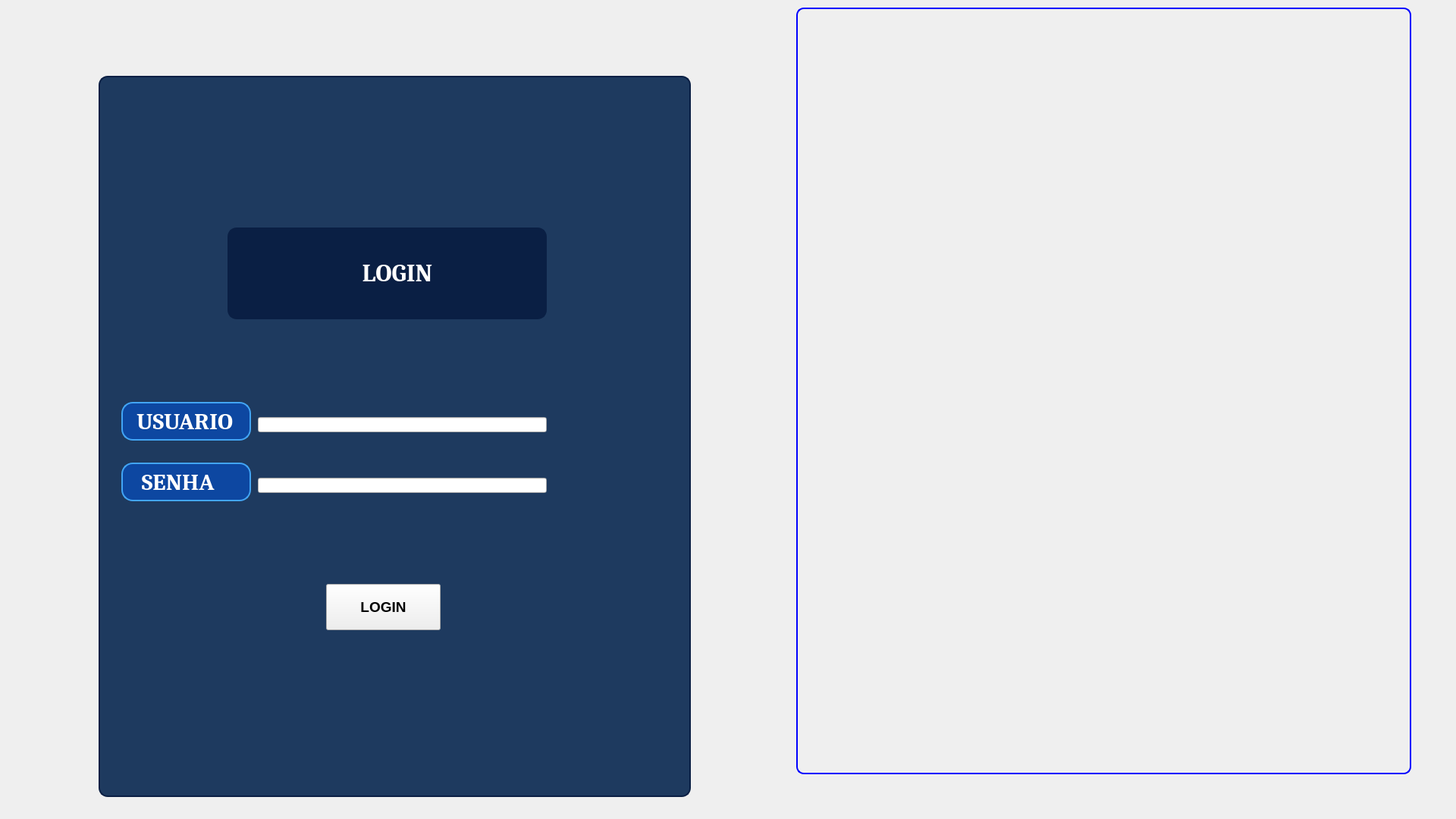
<?xml version="1.0" encoding="UTF-8"?>
<ui version="4.0">
 <class>Login</class>
 <widget class="QWidget" name="Login">
  <property name="geometry">
   <rect>
    <x>0</x>
    <y>0</y>
    <width>1920</width>
    <height>1080</height>
   </rect>
  </property>
  <property name="windowTitle">
   <string>WizardPage</string>
  </property>
  <widget class="QFrame" name="LOGIN">
   <property name="geometry">
    <rect>
     <x>130</x>
     <y>100</y>
     <width>781</width>
     <height>951</height>
    </rect>
   </property>
   <property name="font">
    <font>
     <underline>false</underline>
    </font>
   </property>
   <property name="styleSheet">
    <string notr="true">QFrame {
    background-color: #1E3A5F;  /* azul escuro corporativo */
    color: white;               /* texto branco */
    border: 2px solid #0A1F44;  /* borda mais escura */
    border-radius: 12px;        /* bordas arredondadas */
    padding: 8px;
}</string>
   </property>
   <property name="frameShape">
    <enum>QFrame::StyledPanel</enum>
   </property>
   <property name="frameShadow">
    <enum>QFrame::Raised</enum>
   </property>
   <widget class="QLabel" name="label">
    <property name="geometry">
     <rect>
      <x>170</x>
      <y>200</y>
      <width>421</width>
      <height>121</height>
     </rect>
    </property>
    <property name="font">
     <font>
      <family>Cambria</family>
      <pointsize>25</pointsize>
      <weight>75</weight>
      <bold>true</bold>
     </font>
    </property>
    <property name="styleSheet">
     <string notr="true">QLabel {
    color: white;
    background-color: #0A1F44;
}</string>
    </property>
    <property name="text">
     <string>                      LOGIN</string>
    </property>
   </widget>
   <widget class="QLabel" name="label_2">
    <property name="geometry">
     <rect>
      <x>30</x>
      <y>430</y>
      <width>171</width>
      <height>51</height>
     </rect>
    </property>
    <property name="font">
     <font>
      <family>Cambria</family>
      <pointsize>23</pointsize>
      <weight>75</weight>
      <bold>true</bold>
     </font>
    </property>
    <property name="styleSheet">
     <string notr="true">QFrame {
    background-color: #0D47A1;       /* Azul escuro */
    border: 2px solid #42A5F5;       /* Borda azul clara */
    border-radius: 15px;              /* Cantos arredondados */
    color: white;                     /* Texto branco dentro do frame */
    padding: 10px;                    /* Espaço interno */
}</string>
    </property>
    <property name="text">
     <string>USUARIO</string>
    </property>
   </widget>
   <widget class="QLabel" name="label_3">
    <property name="geometry">
     <rect>
      <x>30</x>
      <y>510</y>
      <width>171</width>
      <height>51</height>
     </rect>
    </property>
    <property name="font">
     <font>
      <family>Cambria</family>
      <pointsize>23</pointsize>
      <weight>75</weight>
      <bold>true</bold>
     </font>
    </property>
    <property name="styleSheet">
     <string notr="true">QFrame {
    background-color: #0D47A1;       /* Azul escuro */
    border: 2px solid #42A5F5;       /* Borda azul clara */
    border-radius: 15px;              /* Cantos arredondados */
    color: white;                     /* Texto branco dentro do frame */
    padding: 10px;                    /* Espaço interno */
}</string>
    </property>
    <property name="text">
     <string> SENHA</string>
    </property>
   </widget>
   <widget class="QLineEdit" name="txt_usuario">
    <property name="geometry">
     <rect>
      <x>210</x>
      <y>450</y>
      <width>381</width>
      <height>20</height>
     </rect>
    </property>
   </widget>
   <widget class="QLineEdit" name="txt_senha">
    <property name="geometry">
     <rect>
      <x>210</x>
      <y>530</y>
      <width>381</width>
      <height>20</height>
     </rect>
    </property>
   </widget>
   <widget class="QPushButton" name="btn_login">
    <property name="geometry">
     <rect>
      <x>300</x>
      <y>670</y>
      <width>151</width>
      <height>61</height>
     </rect>
    </property>
    <property name="font">
     <font>
      <pointsize>14</pointsize>
      <weight>75</weight>
      <bold>true</bold>
     </font>
    </property>
    <property name="styleSheet">
     <string notr="true">QPushButton {
    background-color: #0D47A1;  /* Azul escuro */
    color: white;               /* Texto branco */
    border-radius: 12px;        /* Cantos arredondados */
    padding: 8px 16px;          /* Espaçamento interno */
    font-size: 14px;            /* Tamanho da fonte */
    font-weight: bold;           /* Negrito */
}
QPushButton:hover </string>
    </property>
    <property name="text">
     <string>LOGIN</string>
    </property>
   </widget>
  </widget>
  <widget class="QFrame" name="frame">
   <property name="geometry">
    <rect>
     <x>1050</x>
     <y>10</y>
     <width>811</width>
     <height>1011</height>
    </rect>
   </property>
   <property name="styleSheet">
    <string notr="true">image: url(:/png/banner_senac.png);
border: 2px solid blue;
border-radius: 10px;</string>
   </property>
   <property name="frameShape">
    <enum>QFrame::StyledPanel</enum>
   </property>
   <property name="frameShadow">
    <enum>QFrame::Raised</enum>
   </property>
  </widget>
 </widget>
 <resources>
  <include location="../../Downloads/senac-logomarca.webp"/>
 </resources>
 <connections/>
</ui>
